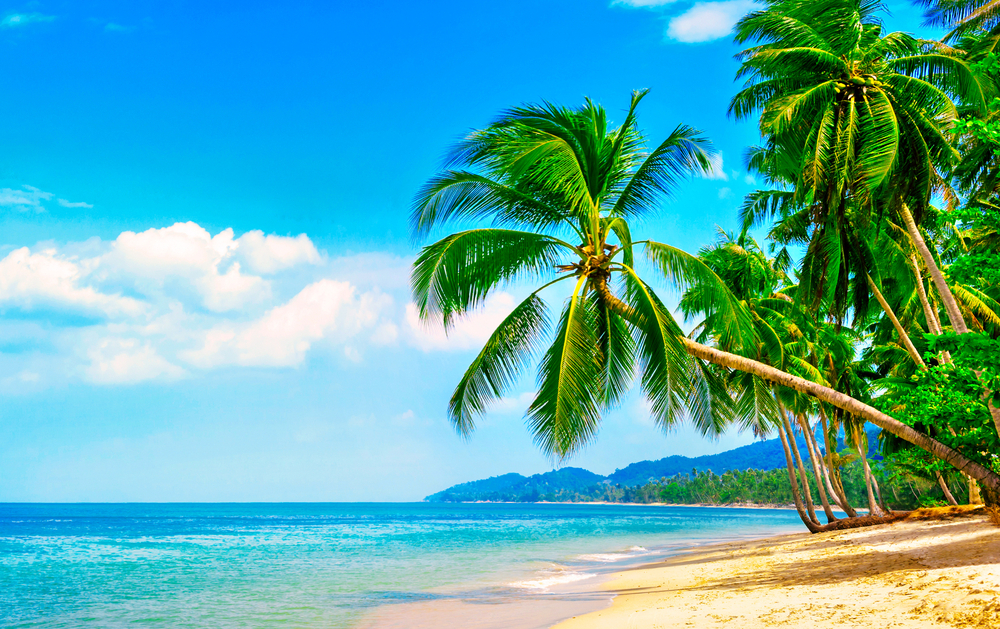
#> input picture 13_masking/beach.jpg, 1000 x 629 px
$ jupyter execute maasking.ipynb
#> lines starting #> are read from the running program, lines starting #| are printed output that depends on the picture; after the words box and inside, x2 and y2 are one past the last pixel; in counts of white or black regions, pixels touching at a corner belong together
[cell 1]
import cv2
import numpy as np

[cell 2]
img = cv2.imread('./beach.jpg')
#> img is the input picture: shape (629, 1000, 3); mean B, G, R 169.6, 171.4, 88.4

cv2.imshow('image',img)
cv2.waitKey(0)
cv2.destroyAllWindows()

[cell 3]
mask = np.zeros(img.shape[:2], dtype='uint8')

cv2.imshow('mask',mask)
cv2.waitKey(0)
cv2.destroyAllWindows()

[cell 4]
cx, cy = mask.shape[1]//2, mask.shape[0]//2
#> cx = 500; cy = 314
cv2.rectangle(mask, (cx-200, cy-200), (cx+200, cy+200), 255, -1)
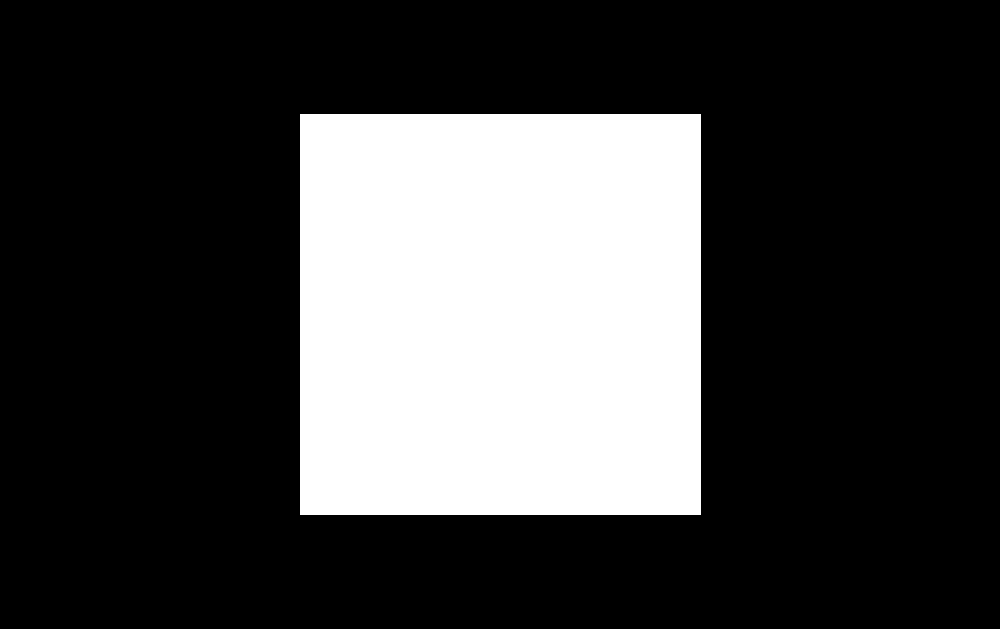
#> mask: shape (629, 1000); 25.6% white; 1 white region, box (x1, y1, x2, y2) and area: (300, 114, 701, 515) 160801

cv2.imshow('mask',mask)
cv2.waitKey(0)
cv2.destroyAllWindows()

[cell 5]
img_mask = cv2.bitwise_and(img, img, mask = mask)
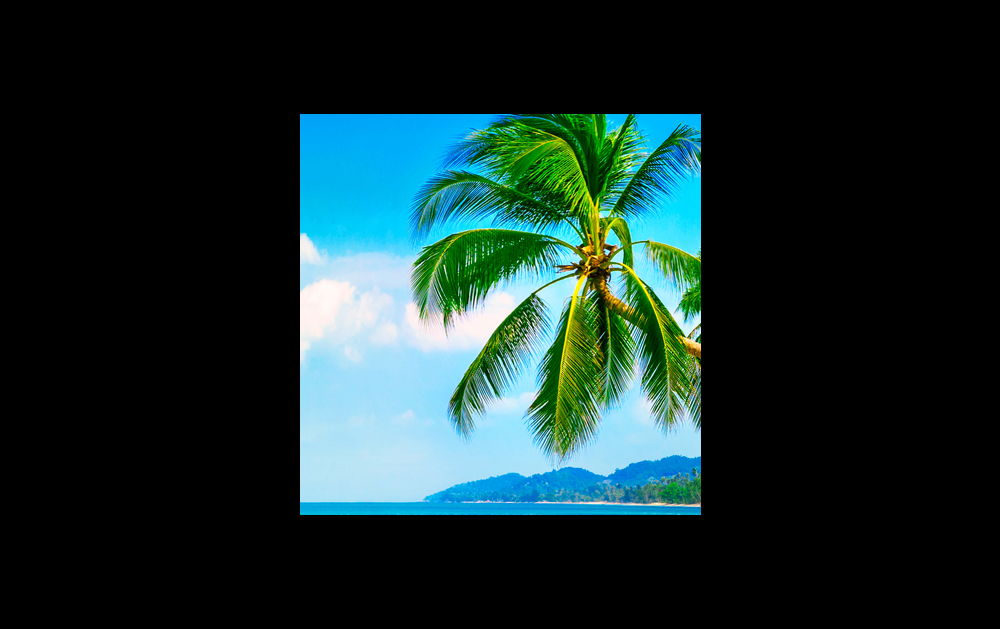
#> img_mask: shape (629, 1000, 3); mean B, G, R 44.2, 45, 23

cv2.imshow('img_mask',img_mask)
cv2.waitKey(0)
cv2.destroyAllWindows()

[cell 6]
mask_not = cv2.bitwise_not(mask)
cv2.imshow('mask_not',mask_not)
cv2.waitKey(0)
cv2.destroyAllWindows()

[cell 7]
img_mask_not = cv2.bitwise_and(img, img, mask = mask_not)
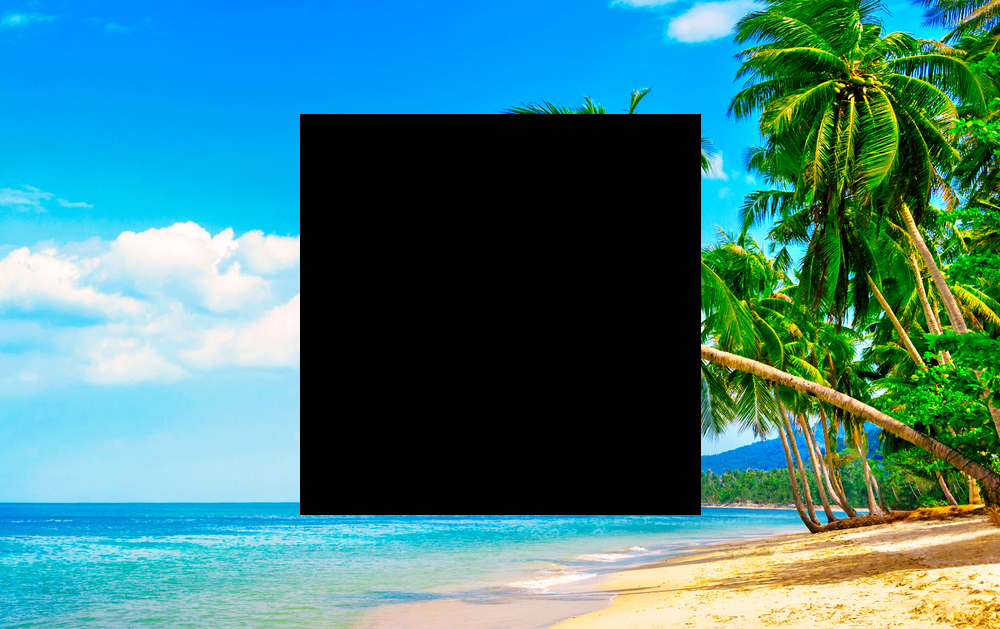
#> img_mask_not: shape (629, 1000, 3); mean B, G, R 125.5, 126.5, 65.4

cv2.imshow('img_mask_not',img_mask_not)
cv2.waitKey(0)
cv2.destroyAllWindows()

circle shape

[cell 8]
mask_c = np.zeros(img.shape[:2], dtype='uint8')

cv2.imshow('mask',mask_c)
cv2.waitKey(0)
cv2.destroyAllWindows()

[cell 9]
cx, cy = mask.shape[1]//2, mask.shape[0]//2
cv2.circle(mask_c, (cx, cy),200, 255, -1)
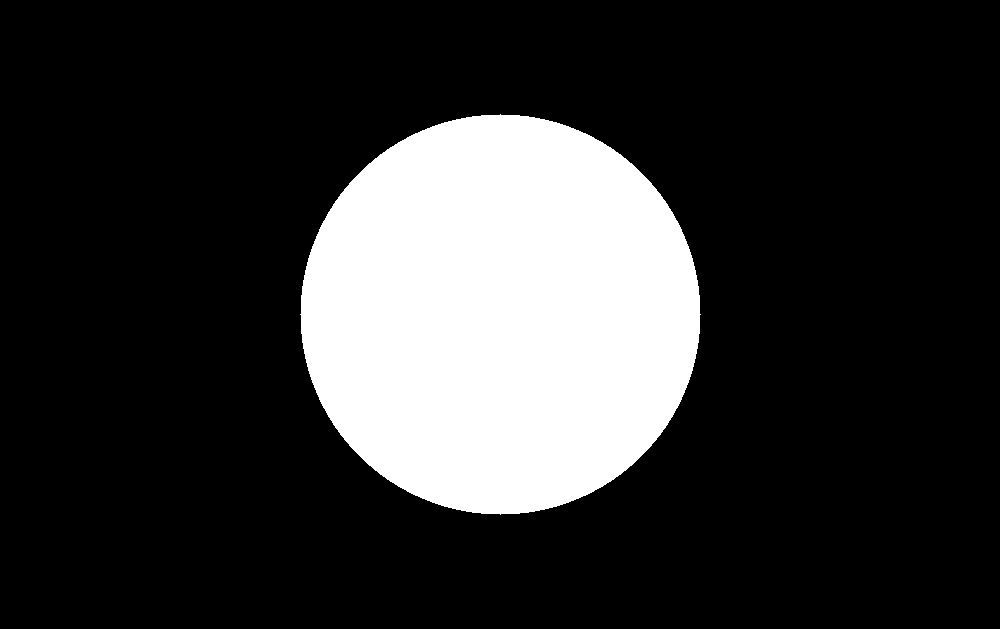
#> mask_c: shape (629, 1000); 20% white; 1 white region, box (x1, y1, x2, y2) and area: (300, 114, 701, 515) 125629

cv2.imshow('mask',mask_c)
cv2.waitKey(0)
cv2.destroyAllWindows()

[cell 10]
img_mask_circle = cv2.bitwise_and(img, img, mask = mask_c)
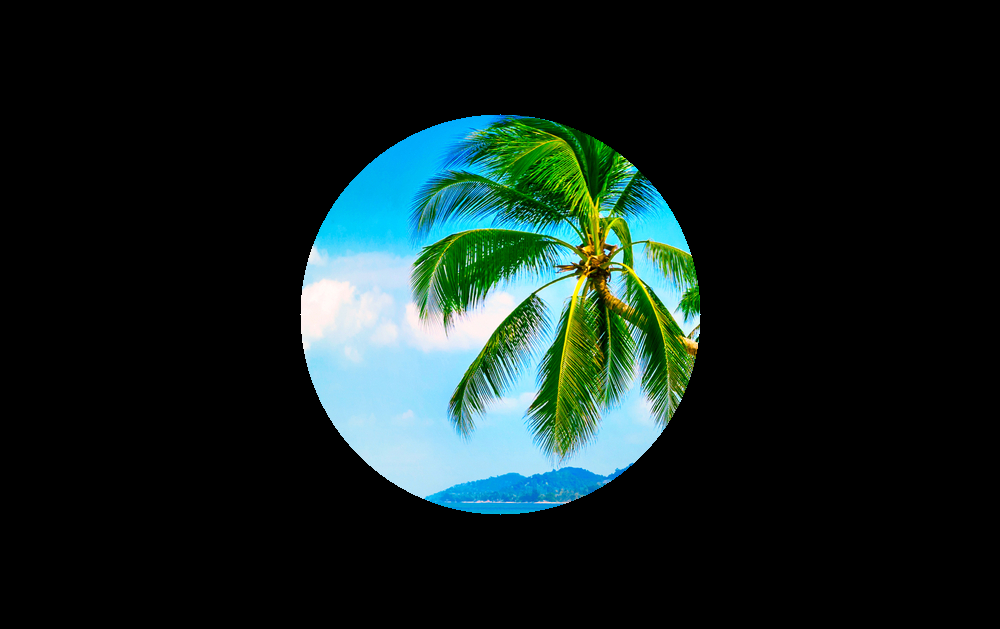
#> img_mask_circle: shape (629, 1000, 3); mean B, G, R 32.5, 35, 19.7

cv2.imshow("circle",img_mask_circle)
cv2.waitKey(0)
cv2.destroyAllWindows()

[cell 11]
img_circle = cv2.bitwise_not(img, img, mask = mask_c)
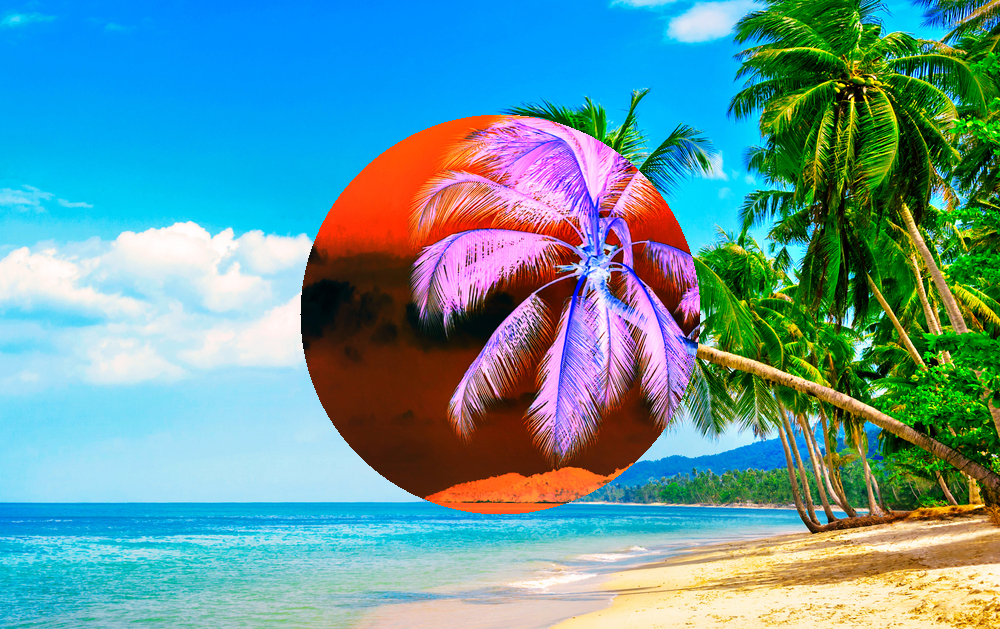
#> img_circle: shape (629, 1000, 3); mean B, G, R 155.5, 152.4, 99.9

cv2.imshow("circle", img_circle)
cv2.waitKey(0)
cv2.destroyAllWindows()
